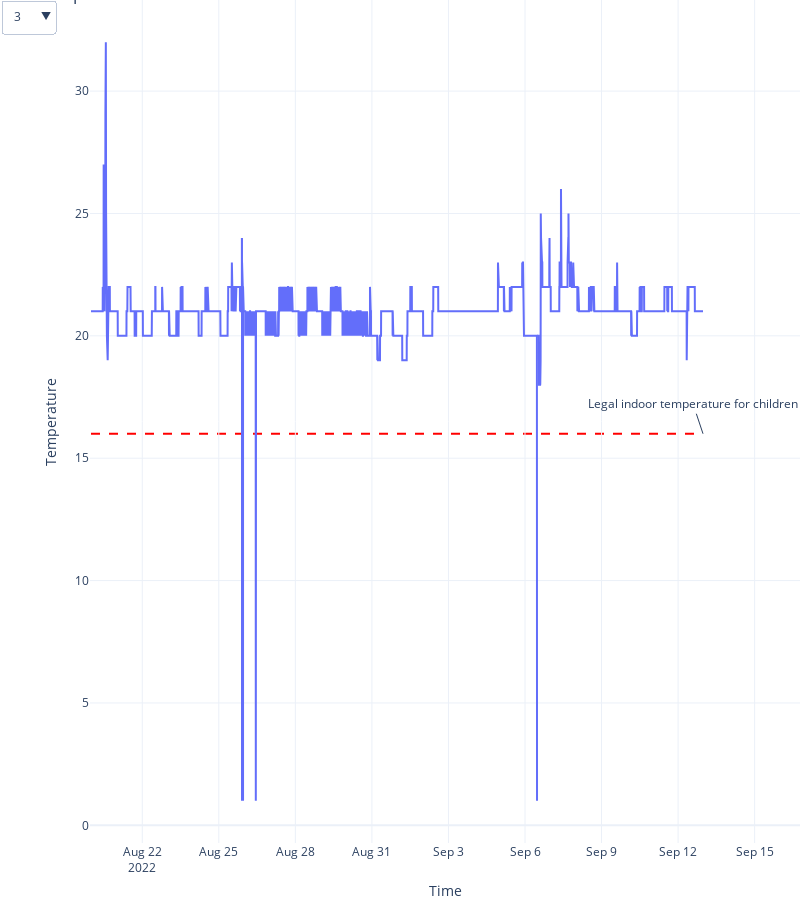

The cell this chart's notebook holds for it:
### Code cell
# dropdown menu
updatemenu = []
buttons = []

# button with one option for each dataframe
for index, venue in dfVenueKeys.iterrows():
    buttons.append(dict(method='restyle',
                        label=str(venue['venue_id']),
                        visible=True,
                        args=[{'y':[dfCollatedDataSet[dfCollatedDataSet['venue_id']==venue['venue_id']]['temperature'].values],
                               'x':[dfCollatedDataSet[dfCollatedDataSet['venue_id']==venue['venue_id']]['timestamp'].values],
                               'type':'scatter'}, ],
                        )
                  )

# some adjustments to the updatemenus
updatemenu = []
your_menu = dict()
updatemenu.append(your_menu)

updatemenu[0]['buttons'] = buttons
updatemenu[0]['direction'] = 'down'
updatemenu[0]['showactive'] = True

fig = go.Figure(g)
# add dropdown menus to the figure
fig.update_layout(showlegend=False, updatemenus=updatemenu)


fig.show()

### Figure 1 — Plotly figure (JSON) as saved in the notebook; plotly's stock layout.template omitted (floating-point values rounded to 4 significant figures; data arrays with more than 128 entries replaced by an {"elided": "..."} marker saying what was removed)
{"data": [{"hoverinfo": "all", "mode": "lines", "name": "temperature", "type": "scatter", "uid": "9606c78f-ac98-462f-b447-d6ec5c4dc32a", "x": {"elided": "8100 str values"}, "y": {"elided": "8100 int values"}}], "layout": {"annotations": [{"text": "Legal indoor temperature for children", "x": "2022-09-12T23:25:28+00:00", "y": 16}], "autosize": false, "height": 900, "margin": {"b": 0, "l": 0, "r": 0, "t": 0}, "shapes": [{"layer": "below", "line": {"color": "red", "dash": "dash"}, "type": "line", "x0": "2022-08-19T23:46:46+00:00", "x1": "2022-09-12T23:25:28+00:00", "xref": "x", "y0": 16, "y1": 16, "yref": "y"}], "showlegend": false, "title": {"text": "Temperature for Venue = 3"}, "updatemenus": [{"buttons": [{"args": [{"type": "scatter", "x": {"elided": "1x8100 str values"}, "y": {"elided": "1x8100 int values"}}], "label": "3", "method": "restyle", "visible": true}, {"args": [{"type": "scatter", "x": [["2022-09-01T22:12:49.000000000"]], "y": [[null]]}], "label": "7", "method": "restyle", "visible": true}, {"args": [{"type": "scatter", "x": {"elided": "1x2229 str values"}, "y": {"elided": "1x2229 int values"}}], "label": "11", "method": "restyle", "visible": true}], "direction": "down", "showactive": true}], "width": 800, "xaxis": {"autorange": true, "showspikes": false, "title": {"text": "Time"}}, "yaxis": {"autorange": true, "showspikes": false, "title": {"text": "Temperature"}}}}
